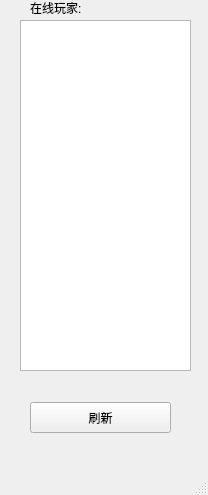
<?xml version="1.0" encoding="UTF-8"?>
<ui version="4.0">
 <class>chessClass</class>
 <widget class="QMainWindow" name="chessClass">
  <property name="geometry">
   <rect>
    <x>0</x>
    <y>0</y>
    <width>208</width>
    <height>495</height>
   </rect>
  </property>
  <property name="baseSize">
   <size>
    <width>768</width>
    <height>1024</height>
   </size>
  </property>
  <property name="windowTitle">
   <string>chess</string>
  </property>
  <widget class="QWidget" name="centralWidget">
   <widget class="QPushButton" name="pushButton_3">
    <property name="geometry">
     <rect>
      <x>30</x>
      <y>402</y>
      <width>141</width>
      <height>31</height>
     </rect>
    </property>
    <property name="text">
     <string>刷新</string>
    </property>
   </widget>
   <widget class="QLabel" name="label_5">
    <property name="geometry">
     <rect>
      <x>30</x>
      <y>0</y>
      <width>101</width>
      <height>16</height>
     </rect>
    </property>
    <property name="text">
     <string>在线玩家:</string>
    </property>
   </widget>
   <widget class="QListWidget" name="listWidget">
    <property name="geometry">
     <rect>
      <x>20</x>
      <y>20</y>
      <width>171</width>
      <height>351</height>
     </rect>
    </property>
    <property name="font">
     <font>
      <weight>75</weight>
      <bold>true</bold>
     </font>
    </property>
    <property name="styleSheet">
     <string notr="true">color: rgb(206, 206, 154);</string>
    </property>
   </widget>
  </widget>
  <widget class="QMenuBar" name="menuBar">
   <property name="geometry">
    <rect>
     <x>0</x>
     <y>0</y>
     <width>208</width>
     <height>23</height>
    </rect>
   </property>
  </widget>
  <widget class="QStatusBar" name="statusBar"/>
 </widget>
 <layoutdefault spacing="6" margin="11"/>
 <resources/>
 <connections/>
</ui>
